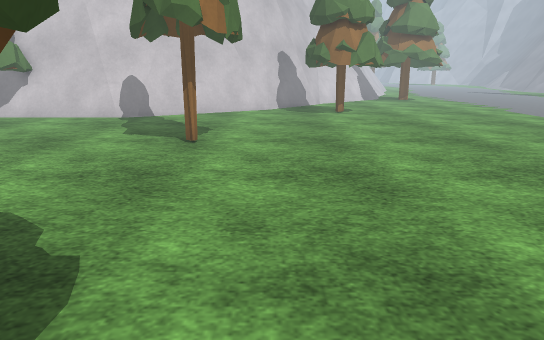
View 1 (above)

21 first-person views from a walk through a 3-D level made in the Unity game engine. The camera is 1.2 m above the floor, tilts 14° down and sees 70° across. The floor is counted in squares, 0.5 m on a side. Each view is taken from the middle of a square. On the plan, view 1 faces up. The plan holds only what a view shows up to about 20 squares ahead; the rest is blank. The place goes on beyond the plan. The player is left out. Some animated figures are left out. Some surface patterns are stand-ins.

View 2
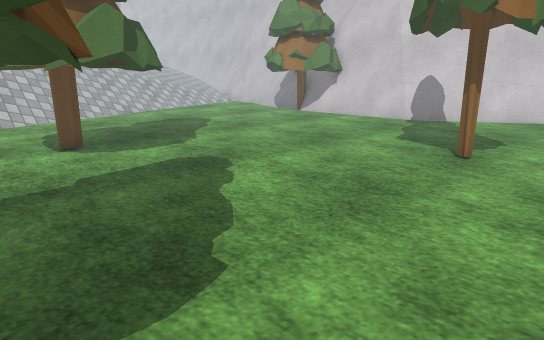

View 3
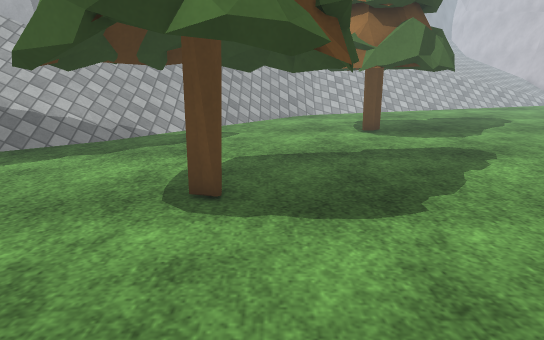

View 4
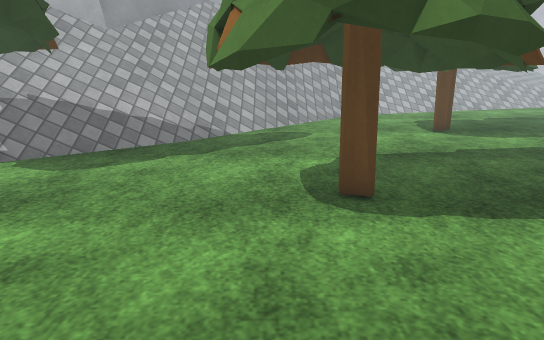

View 5
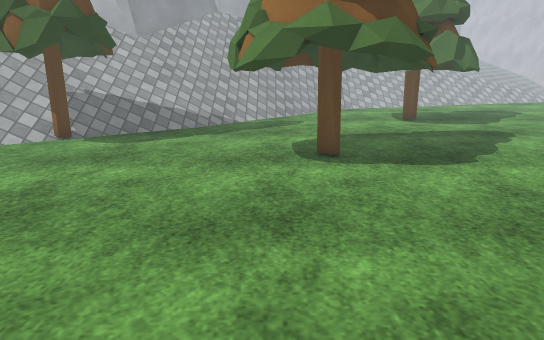

View 6
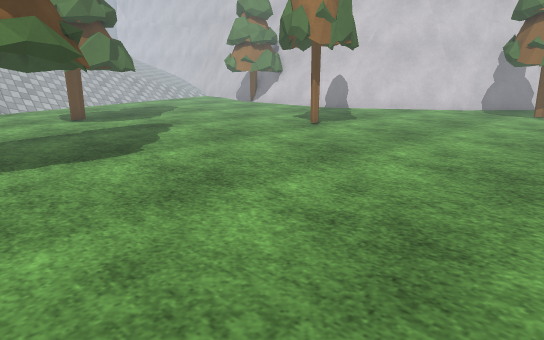

View 7
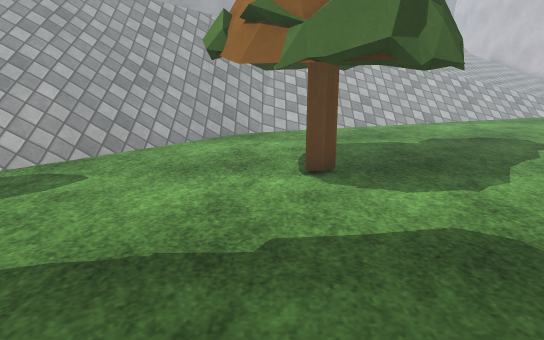

View 8
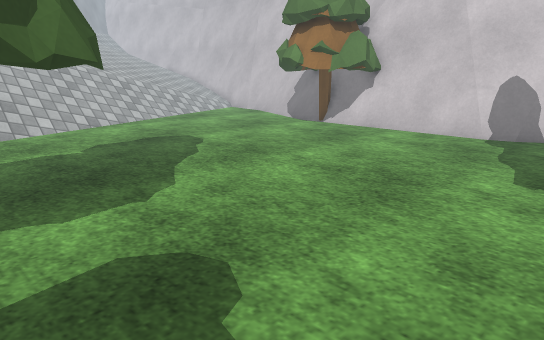

View 9
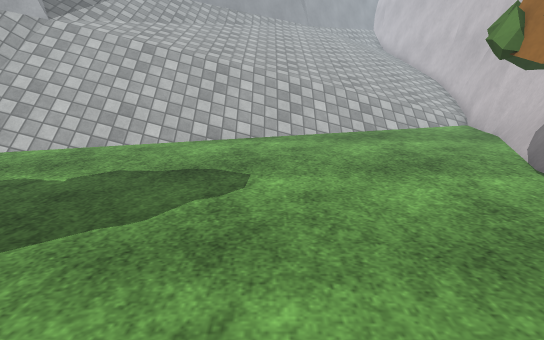

View 10
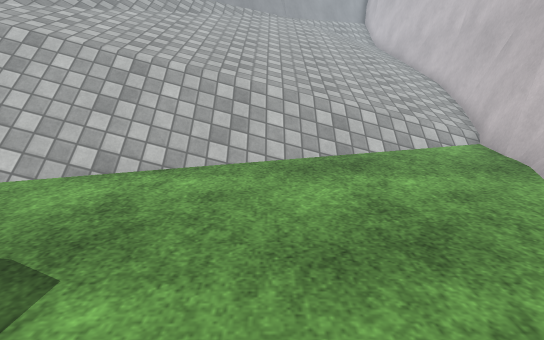

View 11
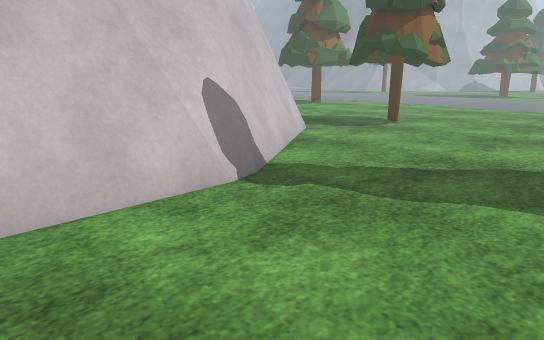

View 12
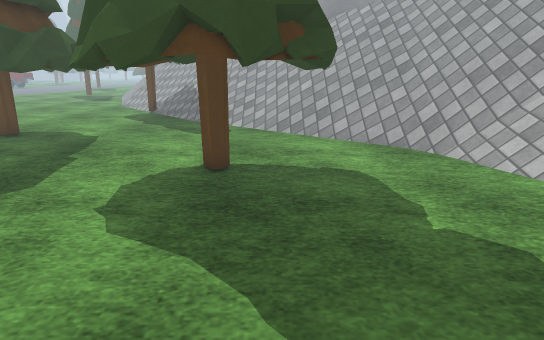

View 13
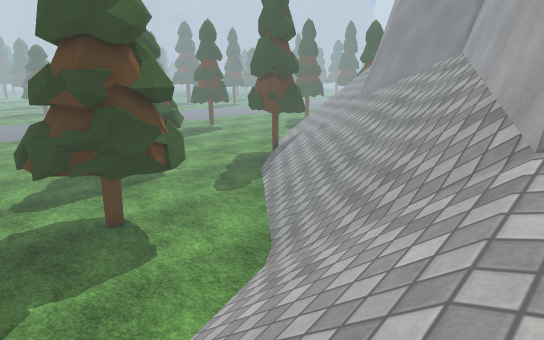

View 14
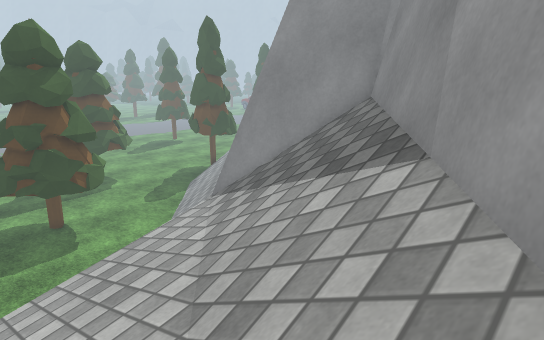

View 15
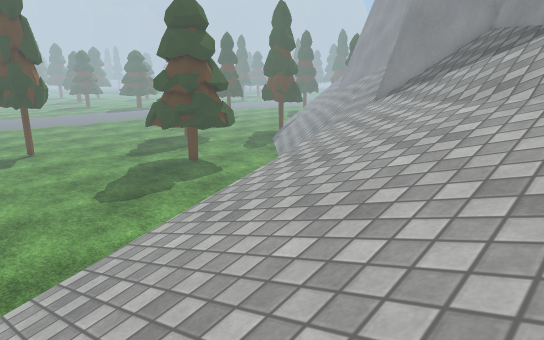

View 16
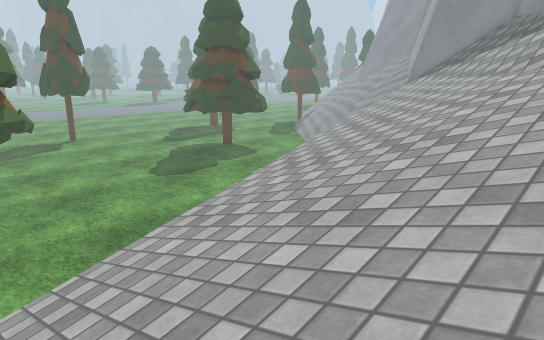

View 17
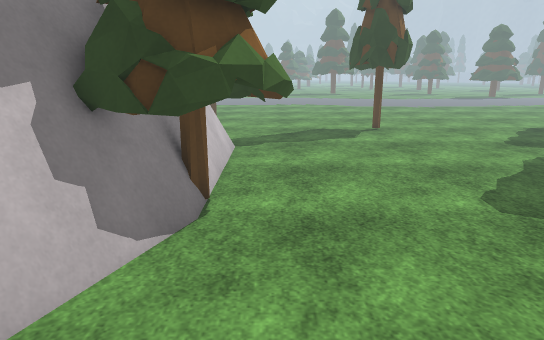

View 18
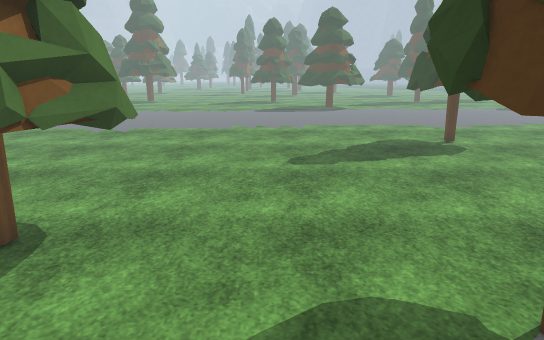

View 19
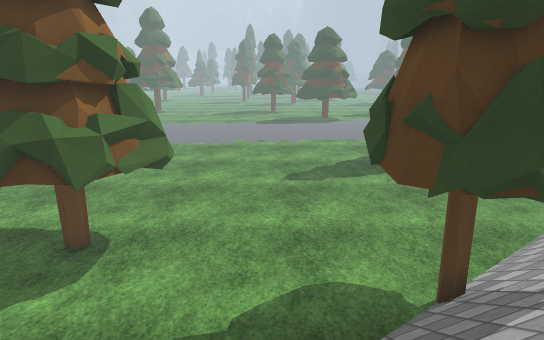

View 20
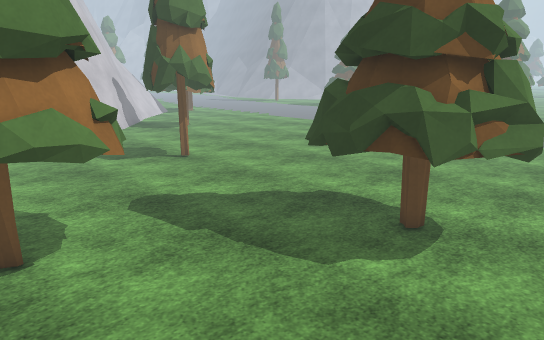

View 21
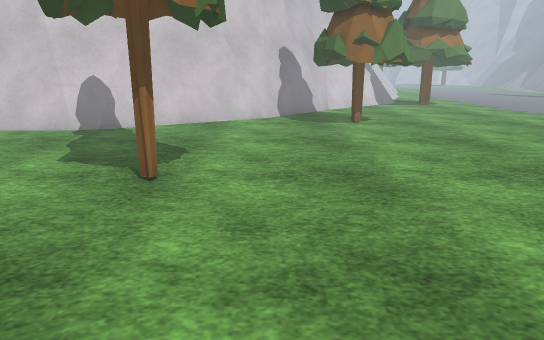

### Floor plan
Key: @ floor where view 1 was taken; # wall or solid block; . floor; / step, stairs or slope; = window, fence, low wall or low ledge; ^ raised ledge; T pine tree.
Columns run from 35 left of view 1 to 9 right of it. Each row starts with its distance up from view 1.
 25   ///==######## #            ###=#...TTT T ..
 24 / ///////#====#####      #####==.....TTT.T ..
 23  /////////....#=#T###T#######=.......TTTTT...
 22  /////////......TT###T======#..........TT....
 21 //////////......TTT.TT.......................
 20 ///////////......TTTT........................
 19  //////////........T.........................
 18 ///////////..................................
 17 ////////////.................................
 16  ///////////.................................
 15  ////////////................................
 14  ////////////...................T............
 13  ////////////................................
 12 //////////////...............................
 11  /////////////..............................
 10  /////////////.............................
  9 #=/////////////......TTTT..................
  8  #/////////////.....TTTTTT...................
  7  ^=////////////.....TT..TT...................
  6   #=////////////....T.TTTT...................
  5    #=/// =//////....TT..TT...................
  4    ^#=/==^=//////...TTTTTT.....T.............
  3     ^#=^^^#///////.....T.....TTTTTT..........
  2      ^^^^ #=///////..........TTT.TT..........
  1           ^#////////........TTTTTTT..........
  0            ^=////////........TTTTTT@.........
 -1            ^#/////////.......TTTTTT..........
 -2             #=/////////.......TTTT...........
 -3             ^#//////////.....................
 -4              #=///////////...................
 -5              ^==//////////...................
 -6               ^#==/////////..................
 -7                ^^#==///////TTT...............
 -8                  ^^#==////TT..TT.............
 -9                      =////TTTTTT.............

Where each view was taken, in squares from view 1:
view 1: 0 up, 0 right, facing up
view 2: 2 up, 1 right, facing up-left
view 3: 2 up, 4 right, facing left
view 4: 1 down, 4 right, facing left
view 5: 1 down, 8 right, facing left
view 6: 1 down, 9 right, facing up-left
view 7: 5 up, 3 left, facing left
view 8: 6 up, 4 left, facing up-left
view 9: 15 up, 8 left, facing left
view 10: 17 up, 13 left, facing left
view 11: 15 up, 14 left, facing up-right
view 12: 16 up, 14 left, facing down
view 13: 12 up, 27 left, facing down-right
view 14: 12 up, 35 left, facing down-right
view 15: 21 up, 35 left, facing down-right
view 16: 24 up, 35 left, facing down-right
view 17: 20 up, 26 left, facing right
view 18: 5 down, 11 left, facing right
view 19: 5 down, 14 left, facing right
view 20: 4 down, 14 left, facing up-right
view 21: 5 up, 0 right, facing up
